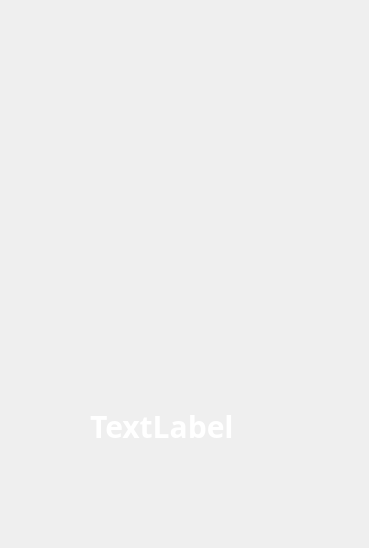
<?xml version="1.0" encoding="UTF-8"?>
<ui version="4.0">
 <class>Widget</class>
 <widget class="QWidget" name="Widget">
  <property name="geometry">
   <rect>
    <x>0</x>
    <y>0</y>
    <width>369</width>
    <height>548</height>
   </rect>
  </property>
  <property name="windowTitle">
   <string>Widget</string>
  </property>
  <widget class="QLabel" name="label">
   <property name="geometry">
    <rect>
     <x>90</x>
     <y>340</y>
     <width>191</width>
     <height>171</height>
    </rect>
   </property>
   <property name="font">
    <font>
     <family>Microsoft YaHei</family>
     <pointsize>-1</pointsize>
     <weight>75</weight>
     <bold>true</bold>
    </font>
   </property>
   <property name="styleSheet">
    <string notr="true">QLabel {
    font-family: &quot;Microsoft YaHei&quot;;
    font-size: 30px;
    color: #FFFFFF;
}</string>
   </property>
   <property name="text">
    <string>TextLabel</string>
   </property>
  </widget>
 </widget>
 <resources/>
 <connections/>
</ui>
